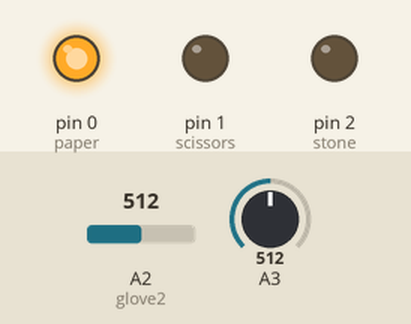
Bench run of a sketch on a simulated Arduino Uno, built with avr-gcc and run on an emulated ATmega328P. Parts: output pins drawn as LEDs (lit = HIGH). The inputs (shaded band) are chosen by the test bench; at power-on: A2 (glove2) = 512, A3 = 512.

Above: at 0.1 s.
At 0.6 s:
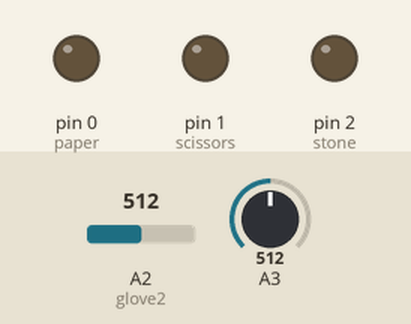
Timing chart, 0 to 2.1 s (numbered marks = the images above):
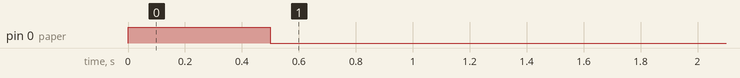

Measured:
- by itself, pin 0 (paper): LOW → HIGH at 0.00 s, → LOW 0.50 s later

The sketch:

a_GlovesGameWish.ino
```cpp
/*
 WISH LAB code that reads input from two players, makes decision and triggers output
 */


// variables:
int paper = 0;
int scissors = 1;
int stone = 2;

int glove1 = 3;
int glove2 = 2; // ADC 2, digital 4

int gloveValue1;
int gloveValue2;

int player1;
int player2;

int loser;


// the setup routine runs once when you press reset:
void setup() {
  // initialize the digital pin as an output.
  pinMode(0, OUTPUT);
  pinMode(1, OUTPUT);
  pinMode(2, OUTPUT);
  pinMode(glove1, INPUT);
  digitalWrite(glove1, HIGH);
  pinMode(4, INPUT);
  digitalWrite(4, HIGH);
}


// the loop routine runs over and over again forever:
void loop() {
  // read values of player 1's glove and interpret move
  gloveValue1 = analogRead(glove1);
  if(gloveValue1 < 100) player1 = 1;
  if(gloveValue1 > 100 && gloveValue1 < 200) player1 = 2;
  if(gloveValue1 > 200 && gloveValue1 < 300) player1 = 3;
  if(gloveValue1 > 300) player1 = 0;

  // read values of player 2's glove and interpret move
  gloveValue2 = analogRead(glove2);
  if(gloveValue2 < 100) player2 = 1;
  if(gloveValue2 > 100 && gloveValue2 < 200) player2 = 2;
  if(gloveValue2 > 200 && gloveValue2 < 300) player2 = 3;
  if(gloveValue2 > 300) player2 = 0;

  ////// GAME ///////
  if(player1 == 1 && player2 == 1) loser = 0;
  if(player1 == 1 && player2 == 2) loser = 1;
  if(player1 == 1 && player2 == 3) loser = 2;
  if(player1 == 2 && player2 == 1) loser = 2;
  if(player1 == 2 && player2 == 2) loser = 0;
  if(player1 == 2 && player2 == 3) loser = 1;
  if(player1 == 3 && player2 == 1) loser = 1;
  if(player1 == 3 && player2 == 2) loser = 2;
  if(player1 == 3 && player2 == 3) loser = 0;

  ////// EVALUATION ///////
  if(loser == 0) {
    digitalWrite(0, HIGH);
    delay(500);
    digitalWrite(0, LOW);
    loser = 4;
  }

  if(loser == 1) {
    digitalWrite(1, HIGH);
    delay(500);
    digitalWrite(1, LOW);
    loser = 4;
  }

  if(loser == 2) {
    digitalWrite(2, HIGH);
    delay(500);
    digitalWrite(2, LOW);
    loser = 4;
  }

delay(100);
}


void test() {
  gloveValue1 = analogRead(glove1);
  if(gloveValue1 < 100) digitalWrite(stone, HIGH);
  else if(gloveValue1 > 100 && gloveValue1 < 200) digitalWrite(scissors, HIGH);
  else if(gloveValue1 > 200 && gloveValue1 < 300) digitalWrite(paper, HIGH);
  else {
    digitalWrite(stone, LOW);
    digitalWrite(scissors, LOW);
    digitalWrite(paper, LOW);
  }
}
```
